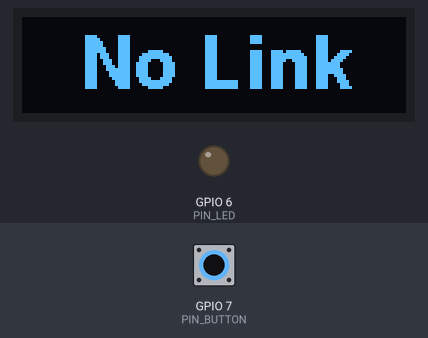
This sketch was run on a simulated ESP32-S3. Parts: 128×32 one-colour display, output pins drawn as LEDs (lit = HIGH). The inputs (shaded band) are chosen by the test bench; at power-on: GPIO 7 (PIN_BUTTON) HIGH.

2.3 s: GPIO 7 (PIN_BUTTON) pulled LOW for 0.15 s
Above: at 2.38 s.
3.9 s: GPIO 7 (PIN_BUTTON) pulled LOW for 3.2 s
Timing chart, 0 to 6.9 s (numbered marks = the images above; inputs shaded):
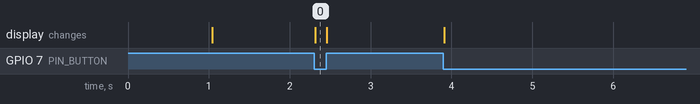

Measured:
- after the input at 2.3 s, the display: changes at once (image 0)

The sketch:

Controller.ino
```cpp
#include <Streaming.h>

#include <esp_now.h>
#include <esp_wifi.h>
#include <WiFi.h>
#include <Arduino.h>
#include <Wire.h>
#include <Adafruit_GFX.h>
#include <Adafruit_SSD1306.h>
#include <Fonts/FreeSansBold12pt7b.h>

#define DEBUG false

// ====== PINS ======
constexpr uint8_t PIN_LED = 6;
constexpr uint8_t PIN_BUTTON = 7; // active LOW
constexpr uint8_t PIN_SDA = 8;
constexpr uint8_t PIN_SCL = 9;

// ====== DISPLAY ======
constexpr uint8_t SCREEN_WIDTH = 128;
constexpr uint8_t SCREEN_HEIGHT = 32;
Adafruit_SSD1306 display(SCREEN_WIDTH, SCREEN_HEIGHT, &Wire, -1);

// ====== ESP-NOW ======
// Replace the MAC addresses with the real hardware addresses before uploading.
// The controller MAC is fixed; the actor MAC is learned from incoming packets.
const uint8_t CONTROLLER_MAC[6] = {0x24, 0x6F, 0x28, 0xAA, 0xAA, 0x01};
uint8_t actorPeerMac[6] = {0x24, 0x6F, 0x28, 0xAA, 0xAA, 0x02};
bool actorMacKnown = false;

constexpr uint8_t MSG_STATUS = 1;
constexpr uint8_t MSG_COMMAND = 2;

struct StatusMessage {
  uint8_t msgType;
  bool relayOn;
  bool powerOk;
};

struct CommandMessage {
  uint8_t msgType;
  bool desiredRelay;
};

// ====== STATE ======
bool relayOn = false;
bool powerOk = false;
bool linkOk = false;
unsigned long lastStatusMs = 0;
bool desiredRelayState = false;
bool lastSentCommandState = false;

// ====== TIMING ======
constexpr unsigned long STATUS_TIMEOUT_MS = 5000;
constexpr unsigned long COMMAND_INTERVAL_MS = 1000;
unsigned long lastCommandSentMs = 0;

// ====== BUTTON ======
bool lastReading   = HIGH;  // Rohwert letztes Mal
bool buttonState   = HIGH;  // stabiler, entprellter Zustand
unsigned long lastDebounceTime = 0;
constexpr unsigned long DEBOUNCE_DELAY_MS = 40;

void updateDisplay(const String &message, bool keepOn) {
  if (!keepOn) {
    display.ssd1306_command(SSD1306_DISPLAYOFF);
    return;
  }

  display.ssd1306_command(SSD1306_DISPLAYON);
  display.clearDisplay();
  display.setFont(&FreeSansBold12pt7b);
  display.setTextColor(SSD1306_WHITE);

  int16_t x1, y1;
  uint16_t w, h;
  display.getTextBounds(message, 0, 0, &x1, &y1, &w, &h);
  int16_t x = (SCREEN_WIDTH - w) / 2;
  int16_t y = (SCREEN_HEIGHT + h) / 2 - 2; // visually centered
  display.setCursor(x, y);
  display.print(message);
  display.display();
}

void onSend(const uint8_t *mac_addr, esp_now_send_status_t status) {
  // No action required, but keeps callback registered for completeness.
}

void onReceive(const esp_now_recv_info_t *info, const uint8_t *data, int len) {
  if (len < 1) return;
  if (data[0] != MSG_STATUS || len != sizeof(StatusMessage)) return;

  StatusMessage incoming;
  memcpy(&incoming, data, sizeof(StatusMessage));

  // Learn/update the actor MAC from the status source so commands go back reliably.
  if (info && info->src_addr) {
    bool macChanged = memcmp(actorPeerMac, info->src_addr, 6) != 0 || !actorMacKnown;
    if (macChanged) {
      if (actorMacKnown) {
        esp_now_del_peer(actorPeerMac);
      }
      memcpy(actorPeerMac, info->src_addr, 6);

      esp_now_peer_info_t peerInfo = {};
      memcpy(peerInfo.peer_addr, actorPeerMac, 6);
      peerInfo.ifidx = WIFI_IF_STA;
      peerInfo.channel = 1;
      peerInfo.encrypt = false;
      esp_now_add_peer(&peerInfo);
      actorMacKnown = true;
    }
  }

  relayOn = incoming.relayOn;
  powerOk = incoming.powerOk;
  linkOk = true;
  lastStatusMs = millis();

  // Synchronize desired state with actual when status arrives.
  if (!desiredRelayState && relayOn) {
    desiredRelayState = relayOn;
  }
}

void setupDisplay() {
  Wire.begin(PIN_SDA, PIN_SCL);
  if (!display.begin(SSD1306_SWITCHCAPVCC, 0x3C, false, false)) {
    // If display fails to initialize, continue without blocking.
    return;
  }
  display.clearDisplay();
  updateDisplay("Ready", true);
}

void setupEspNow() {
  WiFi.mode(WIFI_STA);
  esp_wifi_set_mac(WIFI_IF_STA, CONTROLLER_MAC);

  if (esp_now_init() != ESP_OK) {
    return;
  }

  esp_now_register_send_cb(onSend);
  esp_now_register_recv_cb(onReceive);

  esp_wifi_set_channel(1, WIFI_SECOND_CHAN_NONE);
}

void sendCommand(bool state) {
  if (DEBUG) Serial << "Send Command Stage 1:   " << state << endl;
  if (!actorMacKnown) return; // wait until we know where to send
  CommandMessage msg{MSG_COMMAND, state};
  if (DEBUG) Serial << "Send Command Stage 2:   " << msg.desiredRelay << endl;
  esp_now_send(actorPeerMac, reinterpret_cast<uint8_t *>(&msg), sizeof(msg));
  lastCommandSentMs = millis();
  lastSentCommandState = state;
}

void setup() {
  Serial.begin(115200);
  delay(1000);
  if(DEBUG) Serial << "Serial Ready" << endl;
  pinMode(PIN_LED, OUTPUT);
  pinMode(PIN_BUTTON, INPUT_PULLUP);

  setupDisplay();
  setupEspNow();
}


void handleButton() {
  int reading = digitalRead(PIN_BUTTON);

  // 1) Rohwert-Änderung? -> Timer neu starten
  if (reading != lastReading) {
    lastDebounceTime = millis();
  }

  // 2) Wenn lange genug stabil: stabilen Zustand übernehmen
  if ((millis() - lastDebounceTime) > DEBOUNCE_DELAY_MS) {

    // hat sich der stabile Zustand wirklich geändert?
    if (reading != buttonState) {
      buttonState = reading;

      // 3) Aktion nur bei "Press" auslösen (LOW = gedrückt)
      if (buttonState == LOW) {
        if (DEBUG) Serial << "Button press (debounced)" << endl;

        if (linkOk && powerOk) {
          desiredRelayState = !relayOn;
          sendCommand(desiredRelayState);
        }
      }
    }
  }

  // 4) Rohwert merken
  lastReading = reading;
}

void loop() {
  if (linkOk && millis() - lastStatusMs > STATUS_TIMEOUT_MS) {
    linkOk = false;
    powerOk = false;
  }

  handleButton();

  if (linkOk && powerOk) {
    bool needResend = (desiredRelayState != relayOn) || (millis() - lastCommandSentMs > COMMAND_INTERVAL_MS) || (lastSentCommandState != desiredRelayState);
    if (needResend) {
      sendCommand(desiredRelayState);
    }

    digitalWrite(PIN_LED, relayOn ? HIGH : LOW);
    updateDisplay(relayOn ? "On" : "Ready", true);
  } else {
    digitalWrite(PIN_LED, LOW);
    bool showText = digitalRead(PIN_BUTTON) == LOW;
    if (showText) {
      if (!linkOk) {
        updateDisplay("No Link", true);
      } else if (!powerOk) {
        updateDisplay("No Power", true);
      }
    } else {
      updateDisplay("", false);
    }
  }
}
```
